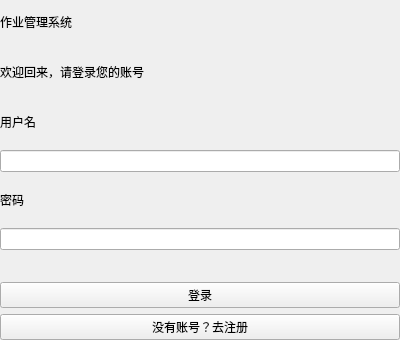
<?xml version="1.0" encoding="UTF-8"?>
<ui version="4.0">
 <class>loginpage</class>
 <widget class="QWidget" name="loginpage">
  <property name="geometry">
   <rect>
    <x>0</x>
    <y>0</y>
    <width>400</width>
    <height>340</height>
   </rect>
  </property>
  <property name="windowTitle">
   <string>Form</string>
  </property>
  <layout class="QVBoxLayout" name="verticalLayout">
   <property name="leftMargin">
    <number>0</number>
   </property>
   <property name="topMargin">
    <number>0</number>
   </property>
   <property name="rightMargin">
    <number>0</number>
   </property>
   <property name="bottomMargin">
    <number>0</number>
   </property>
   <item>
    <widget class="QLabel" name="labelTitle">
     <property name="text">
      <string>作业管理系统</string>
     </property>
    </widget>
   </item>
   <item>
    <widget class="QLabel" name="labelPrompt">
     <property name="text">
      <string>欢迎回来，请登录您的账号</string>
     </property>
    </widget>
   </item>
   <item>
    <widget class="QLabel" name="labelUsername">
     <property name="text">
      <string>用户名</string>
     </property>
    </widget>
   </item>
   <item>
    <widget class="QLineEdit" name="editUsername"/>
   </item>
   <item>
    <widget class="QLabel" name="labelPassword">
     <property name="text">
      <string>密码</string>
     </property>
    </widget>
   </item>
   <item>
    <widget class="QLineEdit" name="editPassword">
     <property name="echoMode">
      <enum>QLineEdit::EchoMode::Password</enum>
     </property>
    </widget>
   </item>
   <item>
    <widget class="QLabel" name="labelWarning">
     <property name="minimumSize">
      <size>
       <width>0</width>
       <height>20</height>
      </size>
     </property>
     <property name="maximumSize">
      <size>
       <width>16777215</width>
       <height>20</height>
      </size>
     </property>
     <property name="text">
      <string/>
     </property>
     <property name="wordWrap">
      <bool>true</bool>
     </property>
    </widget>
   </item>
   <item>
    <widget class="QPushButton" name="btnLogin">
     <property name="sizePolicy">
      <sizepolicy hsizetype="Minimum" vsizetype="Fixed">
       <horstretch>0</horstretch>
       <verstretch>0</verstretch>
      </sizepolicy>
     </property>
     <property name="text">
      <string>登录</string>
     </property>
    </widget>
   </item>
   <item>
    <widget class="QPushButton" name="btnToRegister">
     <property name="text">
      <string>没有账号？去注册</string>
     </property>
    </widget>
   </item>
  </layout>
 </widget>
 <resources/>
 <connections/>
</ui>
